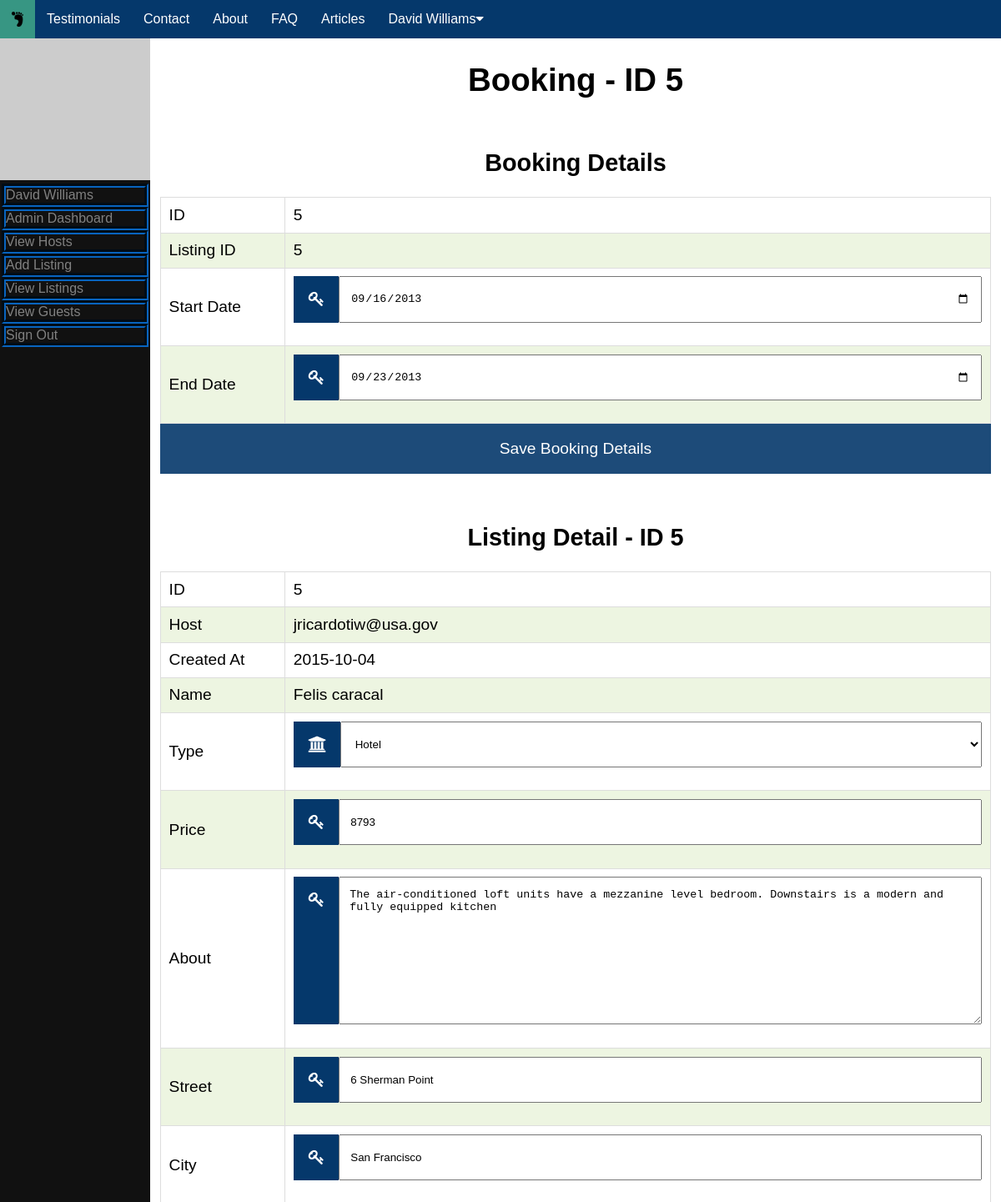
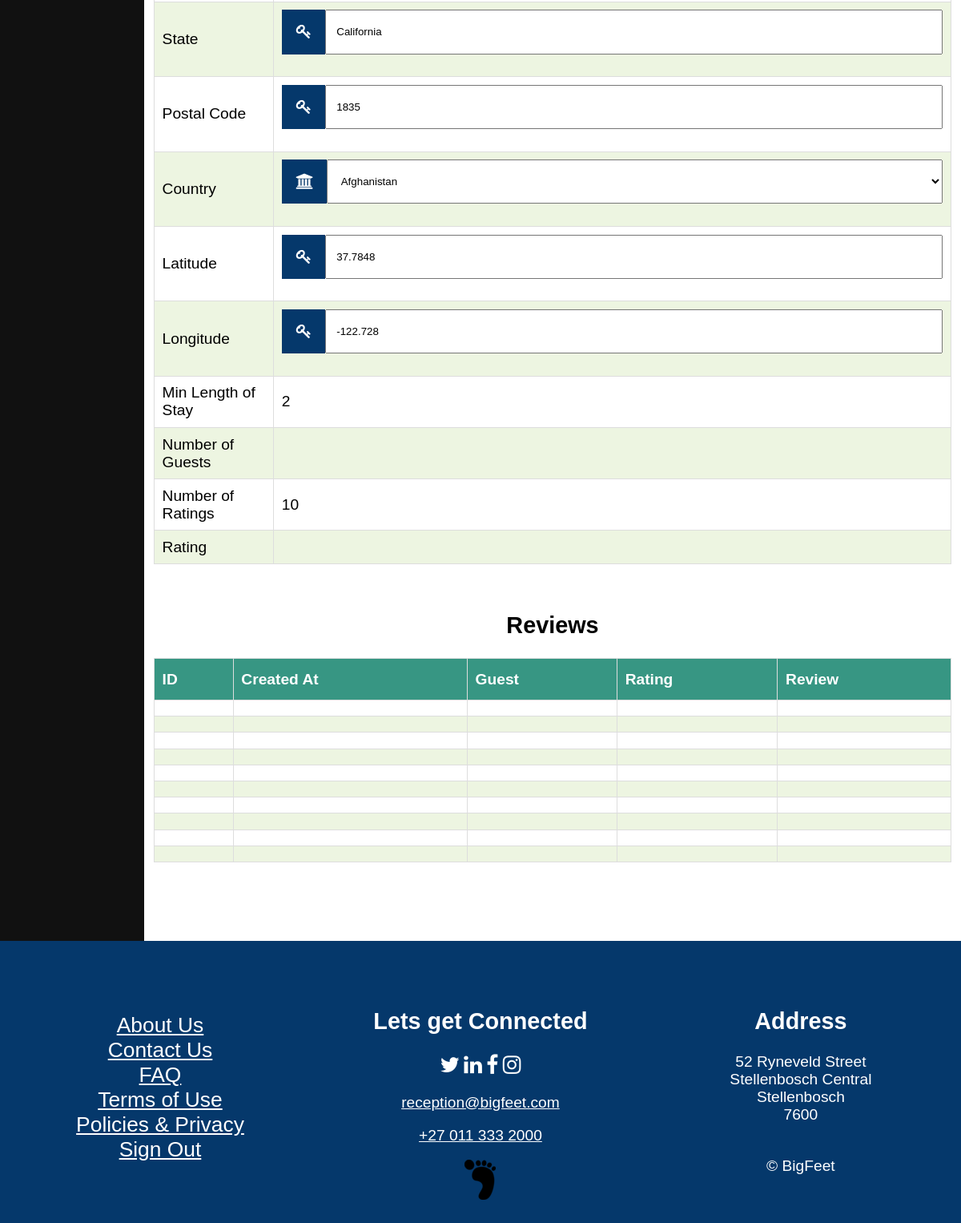
The page /admin/booking.php?id=5 (signed in) on the database its author committed (2 pictures, top to bottom).
### tables this page shows
CREATE TABLE `Bookings` (
  `ID` int(11) NOT NULL,
  `User` varchar(40) DEFAULT NULL,
  `Listing` int(11) DEFAULT NULL,
  `Start_Date` date NOT NULL,
  `End_Date` date NOT NULL
);

CREATE TABLE `Listings` (
  `ID` int(11) NOT NULL,
  `Created_At` date NOT NULL,
  `Host` varchar(100) NOT NULL,
  `Name` varchar(100) NOT NULL,
  `Type` varchar(20) NOT NULL,
  `Pictures` varchar(400) DEFAULT NULL,
  `Price` int(11) NOT NULL,
  `Amenities` int(15) DEFAULT NULL,
  `About` varchar(255) DEFAULT NULL,
  `Street` varchar(100) NOT NULL,
  `State` varchar(100) NOT NULL,
  `City` varchar(100) NOT NULL,
  `Postal` varchar(50) NOT NULL,
  `Nationality` varchar(65) NOT NULL,
  `Latitude` float NOT NULL,
  `Longitude` float NOT NULL,
  `Available` tinyint(1) NOT NULL,
  `MinLength` int(11) DEFAULT NULL,
  `NumOfGuests` varchar(10) NOT NULL,
  `NumOfRatings` int(6) NOT NULL DEFAULT '0',
  `Rating` int(10) NOT NULL
);

### database/db.php (called while the page is built, shortened)
<?php
include __ROOT__ . '/database/classes/Booking.php';
class db
{
    public $dbh;
    public function __construct() {
        try {
            $this->dbh = new PDO('mysql:host=localhost;dbname=BigfeetDB', 'admin', 'GdIqnPv6j7wZ');
            $this->dbh->setAttribute(PDO::ATTR_ERRMODE, PDO::ERRMODE_EXCEPTION);
        } catch (PDOException $x) {
            $this->dbh = null;
            $this->message = $x->getMessage();
        }
    }
    public function getBooking($id)
    {
        try {
            $sth = $this->dbh->prepare('SELECT * FROM Bookings WHERE ID = :id');
            $sth->execute(array(':id' => $id));
            $sth->setFetchMode(PDO::FETCH_CLASS, 'Booking');
            $row = $sth->fetch();
        } catch (PDOException $x) {
            $this->message = $x->getMessage();
            return null;
        }
        return $row;
    }
    public function getListing($id)
    {
        try {
            $sth = $this->dbh->prepare('SELECT * FROM Listings WHERE ID = :id');
            $sth->execute(array(':id' => $id));
            $sth->setFetchMode(PDO::FETCH_CLASS, 'Listing');
            $row = $sth->fetch();
        } catch (PDOException $x) {
            $this->message = $x->getMessage();
            return null;
        }
        return $row;
    }
}

### admin/booking.php (the view, shortened to what this page needs)
<?php
include '../partials/sidebar.php';
$db = new db();
$booking = $db->getBooking($_GET['id']);
$listing = $db->getListing($booking->Listing);
?>
<div class="main" style="padding-bottom: 450px;">
    <h1 class="header-text">Booking - ID <?php echo $_GET['id']; ?></h1>
    <h2>Booking Details</h2>
    <form method="post" action="/database/DBClient.php">
        <table>
            <tbody>
            <tr>
                <td class="head">ID</td>
                <td><?php echo $booking->ID; ?></td>
            </tr>
            <tr>
                <td class="head">Listing ID</td>
                <td><?php echo $booking->Listing; ?></td>
            </tr>
            <tr>
                <td class="head">Start Date</td>
                <td>
                    <div class="input-container" style="max-width: 100%;">
                        <i class="fa fa-key icon"></i>
                        <input class="input-field" type="date" value="<?php echo $booking->Start_Date; ?>">
                    </div>
                </td>
            </tr>
            <tr>
                <td class="head">End Date</td>
                <td>
                    <div class="input-container" style="max-width: 100%;">
                        <i class="fa fa-key icon"></i>
                        <input class="input-field" type="date" value="<?php echo $booking->End_Date; ?>">
                    </div>
                </td>
            </tr>
            </tbody>
        </table>
        <button class="btn index-container" value="Save Booking Details" type="submit">Save Booking Details</button>
    </form>
    <form action="/database/DBClient.php" method="post">
    <h2>Listing Detail - ID <?php echo $booking->Listing; ?></h2>
    <table>
        <tbody>
        <tr>
            <td class="head">ID</td>
            <td><?php echo $listing->ID; ?></td>
        </tr>
        <tr>
            <td class="head">Host</td>
            <td><?php echo $listing->Host; ?></td>
        </tr>
        <tr>
            <td class="head">Created At</td>
            <td><?php echo $listing->Created_At; ?></td>
        </tr>
        <tr>
            <td class="head">Name</td>
            <td><?php echo $listing->Name; ?></td>
        </tr>
        <tr>
            <td class="head">Type</td>
            <td><?php include __ROOT__. '/partials/property-type.php' ?></td>
        </tr>
        <tr>
            <td class="head">Price</td>
            <td>
                <div class="input-container" style="max-width: 100%;">
                    <i class="fa fa-key icon"></i>
                    <input class="input-field" type="number" min="1" step="1" name="guests" value="<?php echo $listing->Price; ?>">
                </div>
            </td>
        </tr>
        <tr>
            <td class="head">About</td>
            <td>
                <div class="input-container" style="max-width: 100%;">
                    <i class="fa fa-key icon"></i>
                    <textarea name="about" id="" cols="30" class="input-field" rows="10"><?php echo $listing->About; ?></textarea>
                </div>
            </td>
        </tr>
        <tr>
            <td class="head">Street</td>
            <td>
                <div class="input-container" style="max-width: 100%;">
                    <i class="fa fa-key icon"></i>
                    <input class="input-field" type="text" name="street" value="<?php echo $listing->Street; ?>">
                </div>
            </td>
        </tr>
        <tr>
            <td class="head">City</td>
            <td>
                <div class="input-container" style="max-width: 100%;">
                    <i class="fa fa-key icon"></i>
                    <input class="input-field" type="text" name="city" value="<?php echo $listing->City; ?>">
                </div>
            </td>
        </tr>
        <tr>
            <td class="head">State</td>
            <td>
                <div class="input-container" style="max-width: 100%;">
                    <i class="fa fa-key icon"></i>
                    <input class="input-field" type="text" name="state" value="<?php echo $listing->State; ?>">
                </div>
            </td>
        </tr>
        <tr>
            <td class="head">Postal Code</td>
            <td>
                <div class="input-container" style="max-width: 100%;">
                    <i class="fa fa-key icon"></i>
                    <input class="input-field" type="text" name="postal" value="<?php echo $listing->Postal; ?>">
                </div>
            </td>
        </tr>
        <tr>
            <td class="head">Country</td>
            <td><?php include __ROOT__. '/partials/property-nationality.php' ?></td>
        </tr>
        <tr>
            <td class="head">Latitude</td>
            <td>
                <div class="input-container" style="max-width: 100%;">
                    <i class="fa fa-key icon"></i>
                    <input class="input-field" type="text" name="latitude" value="<?php echo $listing->Latitude; ?>">
                </div>
            </td>
        </tr>
        <tr>
            <td class="head">Longitude</td>
            <td>
                <div class="input-container" style="max-width: 100%;">
                    <i class="fa fa-key icon"></i>
                    <input class="input-field" type="text" name="longtitude" value="<?php echo $listing->Longitude; ?>">
                </div>
            </td>
        </tr>
        <tr>
            <td class="head">Min Length of Stay</td>
            <td><?php echo $listing->MinLength; ?></td>
        </tr>
        <tr>
            <td class="head">Number of Guests</td>
            <td><?php echo $listing->NumOfGuest; ?></td>
        </tr>
        <tr>
            <td class="head">Number of Ratings</td>
            <td><?php echo $listing->NumOfRatings; ?></td>
        </tr>
        <tr>
            <td class="head">Rating</td>
            <td><?php echo $listing->Ratings; ?></td>
        </tr>
        </tbody>
    </table>
    </form>
    <?php
    include '../partials/footer.php';
?>

### assets/css/header.css (style rules this page uses)
html, html:before, html:after { box-sizing: inherit; }
body { margin: 0; }
body { font-family: Arial, Helvetica, sans-serif; }

### assets/css/forms.css (style rules this page uses)
.input-container { display: flex; width: 100%; max-width: 45%; margin: auto; margin-bottom: 0.9375em; }
.icon { padding: 0.9375em; background: #05386B; color: white; min-width: 1.5625em; text-align: center; }
.input-field { width: 100%; padding: 0.9375em; outline: none; }
h1 { text-align: center; padding-top: 1.25em; }
h2 { text-align: center; padding-top: 1.25em; }
.btn { background-color: #05386B; color: white; padding: 0.9375em 1.25em; border: none; cursor: pointer; width: 100%; height: 3.125em; opacity: 0.9; max-width: 100%; font-size: 1em; text-align: center; line-height: 1.25em; }

### assets/css/signout.css (style rules this page uses)
:root { --modal-duration: 12s; --modal-color: #05386B; }

### assets/css/about-us.css (style rules this page uses)
html { box-sizing: border-box; }
h1 { text-align: center; }
*, *:before, *:after { box-sizing: inherit; }

### assets/css/faq.css (style rules this page uses)
.input-container { display: flex; width: 100%; max-width:45%; margin: auto; margin-bottom: 0.9375em; }
.btn { background-color: #05386B; color: white; padding: 0.9375em 1.25em; border: none; cursor: pointer; width: 100%; height: 3.125em; opacity: 0.9; max-width: 100%; font-size: 1em; text-align: center; line-height: 1.25em; }
h1 { text-align: center; padding-top: 1.25em; }

### assets/css/index.css (style rules this page uses)
body, html { height: 100%; }
* { box-sizing: border-box; }
.index-container { position: relative; max-width: 50em; margin: 0 auto; }
body, html { height: 100%; font-family: Arial, Helvetica, sans-serif; }

### assets/css/terms-legal.css (style rules this page uses)
html { box-sizing: border-box; }
*, *:before, *:after { box-sizing: inherit; }

### assets/css/view.css (style rules this page uses)
html { box-sizing: border-box; }
*, *:before, *:after { box-sizing: inherit; }

### assets/css/results.css (style rules this page uses)
body { background-color: #FFFFFF; }

### assets/css/sidebar.css (style rules this page uses)
.main { margin: 0; font-size: 1.2em; padding: 0 0.625em; }
@media screen and (min-width:  37.5em) { .main { width: 85%; float: right; } }

### assets/css/tables.css (style rules this page uses)
table { border-collapse: collapse; width: 100%; }
td, th { border: 0.0625em solid #ddd; padding: 0.5em; }
tr:nth-child(even) { background-color: #EDF5E1; }

### admin/booking.php (style rules this page uses)
.head { width: 15%; }

### rows shown on the page
bookings: ID "5", Listing "5", Start_Date "09/16/2013", End_Date "09/23/2013"
listings: ID "5", Host "jricardotiw@usa.gov", Created_At "2015-10-04", Name "Felis caracal", guests "8793", about "The air-conditioned loft units have a mezzanine level bedroom. Downstairs is a modern and fully equipped kitchen", street "6 Sherman Point", city "San Francisco", state "California", postal "1835", latitude "37.7848", longtitude "-122.728", MinLength "2", NumOfRatings "10"

### other values the page prints
$_SESSION['user']->Name "David"
$_SESSION['user']->Surname "Williams"
$_GET['id'] "5"
